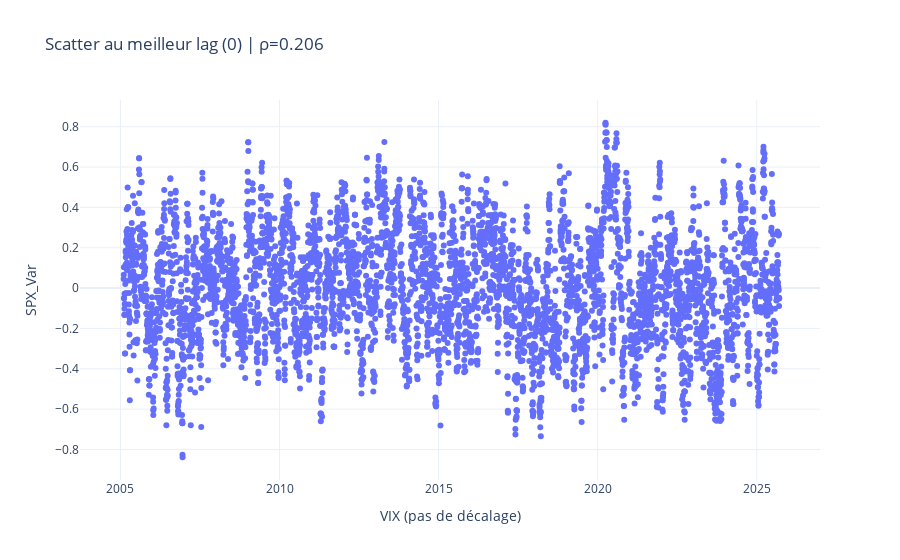

Notebook cell for this chart:
### Code cell
fig2 = go.Figure()
fig2.add_trace(go.Scatter(y=df_["corr_trim80"], x=df_.index, mode='markers', name='points'))
fig2.update_layout(
    title=f"Scatter au meilleur lag ({best_lag}) | ρ={np.corrcoef(Xa, Ya)[0,1]:.3f}",
    xaxis_title=xl,
    yaxis_title="SPX_Var",
    template="plotly_white"
)
fig2.show()

### Figure 1 — Plotly figure (JSON) as saved in the notebook; plotly's stock layout.template omitted (floating-point values rounded to 4 significant figures; data arrays with more than 128 entries replaced by an {"elided": "..."} marker saying what was removed)
{"data": [{"mode": "markers", "name": "points", "type": "scatter", "x": {"elided": "5209 str values"}, "y": {"elided": "5209 float values"}}], "layout": {"title": {"text": "Scatter au meilleur lag (0) | ρ=0.206"}, "xaxis": {"title": {"text": "VIX (pas de décalage)"}}, "yaxis": {"title": {"text": "SPX_Var"}}}}
